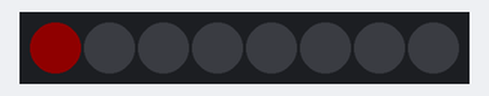
A sketch run on a simulated Arduino Uno, built with avr-gcc and run on an emulated ATmega328P. Shown: 8 RGB LEDs in strip order, left to right. Dim RGB values are drawn brighter than linear.

Above: at 0.01 s.
At 5.16 s:
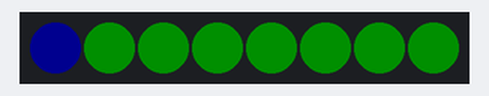
At 9.91 s:
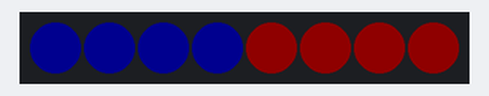
At 19.89 s:
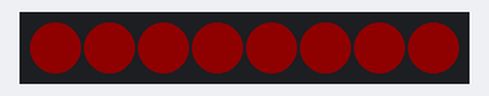
At 29.87 s:
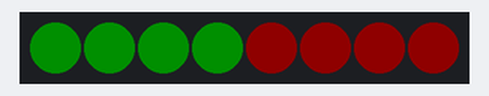
At 39.85 s:
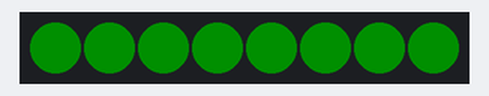
Timing chart, 0 to 40.0 s (numbered marks = the images above):
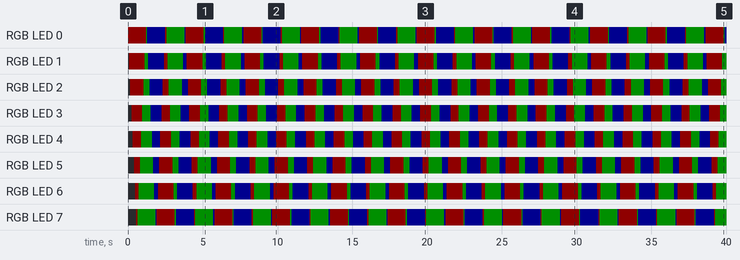

The sketch:

Ejemplo_3.ino
```cpp
//Este código cambia colores en direcciones contrarias infinitamente

#include <Adafruit_NeoPixel.h>  //Incluir la librería Adafruit_NeoPixel
#define leds 8                  //Definir la cantidad de luces led a usar
#define retardo 80              //Definir un intervalo que va indica cuanto tiempo hay entre encender un led y el que le sigue
#define brillo 15               //Definimos un brillo fijo

Adafruit_NeoPixel luces = Adafruit_NeoPixel(leds, 3, NEO_GRB + NEO_KHZ800); //Crear el objeto de tipo Adafruit_NeoPixel y pasarle los argumetnos necesarios

void setup() {
  luces.begin();                //Inicializar la comunicación con la tira
  luces.setBrightness(brillo);  //Indicar el brillo que deben tener todos los leds
}

void loop() {

  //Prueba este código por ti mismo para ver lo qu hace

  for (int i=0;i<leds;i++){
     luces.setPixelColor(i, 255, 0, 0); // ROJO DE IDA
     luces.show();
     delay(retardo);
   }
  for (int i = leds - 1;i >= 0; i--){
     luces.setPixelColor(i, 0, 255, 0); // VERDE DE REGRESO
     luces.show();
     delay(retardo);
   }
  for (int i=0;i<leds;i++){
     luces.setPixelColor(i, 0, 0, 255); // AZUL DE IDA
     luces.show();
     delay(retardo);
   }
   for (int i = leds - 1;i >= 0; i--){
     luces.setPixelColor(i, 255, 0, 0); // ROJO DE REGRESO
     luces.show();
     delay(retardo);
   }
   for (int i=0;i<leds;i++){
     luces.setPixelColor(i, 0, 255, 0); // VERDE DE IDA
     luces.show();
     delay(retardo);
   }
   for (int i = leds - 1;i >= 0; i--){
     luces.setPixelColor(i, 0, 0, 255); // AZUL DE REGRESO
     luces.show();
     delay(retardo);
   }
}
```

Measured:
- by itself, RGB LED 0: repeats every 3.9 s: RGB(0, 15, 0) 0.08 s, RGB(0, 0, 15) 1.2 s, RGB(15, 0, 0) 0.08 s, RGB(0, 15, 0) 1.2 s, RGB(0, 0, 15) 0.08 s, RGB(15, 0, 0) 1.2 s
- by itself, RGB LED 1: repeats every 3.9 s: RGB(0, 15, 0) 0.24 s, RGB(0, 0, 15) 1.0 s, RGB(15, 0, 0) 0.24 s, RGB(0, 15, 0) 1.0 s, RGB(0, 0, 15) 0.24 s, RGB(15, 0, 0) 1.0 s
